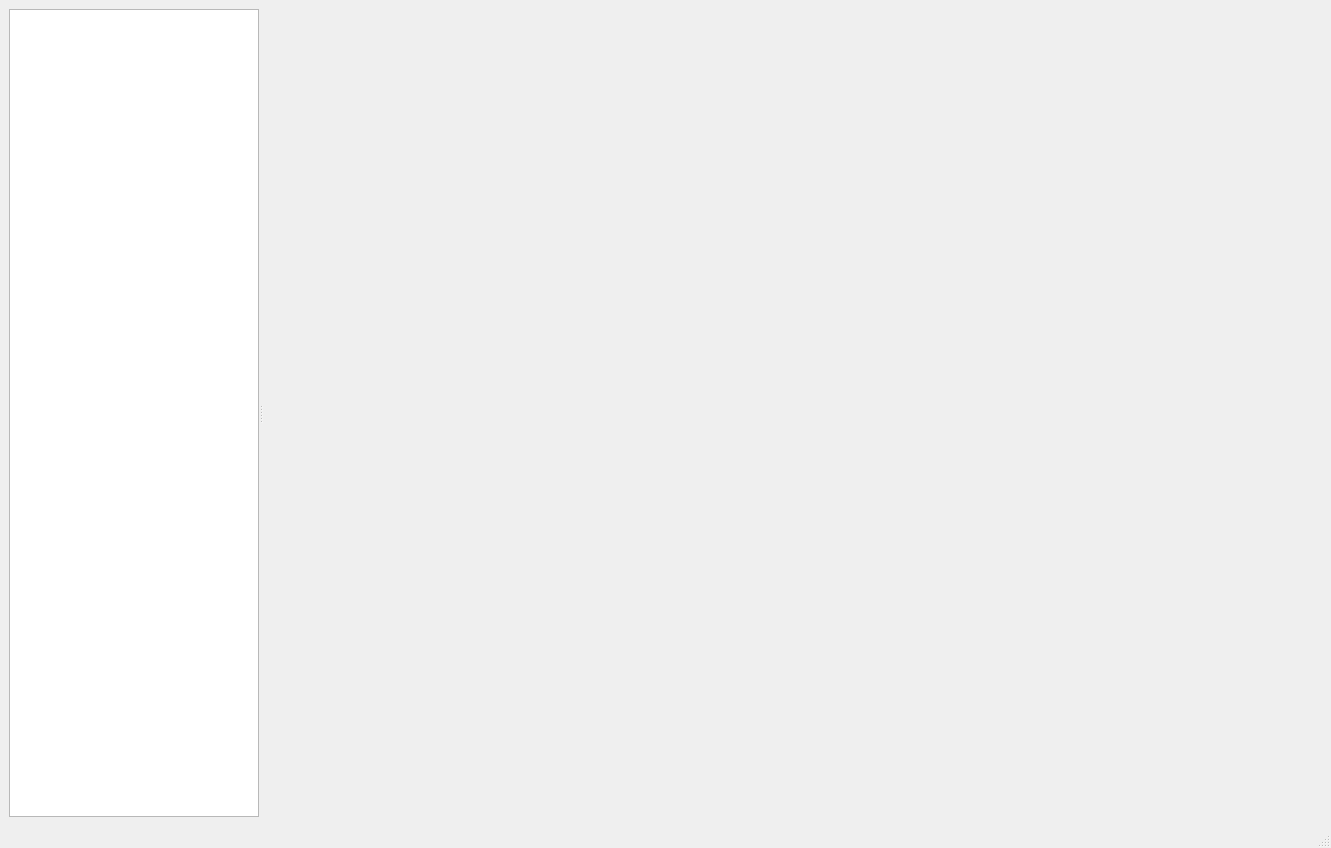
<?xml version="1.0" encoding="UTF-8"?>
<ui version="4.0">
 <class>MainWindow</class>
 <widget class="QMainWindow" name="MainWindow">
  <property name="geometry">
   <rect>
    <x>0</x>
    <y>0</y>
    <width>1331</width>
    <height>848</height>
   </rect>
  </property>
  <property name="minimumSize">
   <size>
    <width>300</width>
    <height>0</height>
   </size>
  </property>
  <property name="windowTitle">
   <string>MainWindow</string>
  </property>
  <widget class="QWidget" name="centralwidget">
   <property name="minimumSize">
    <size>
     <width>0</width>
     <height>0</height>
    </size>
   </property>
   <layout class="QVBoxLayout" name="verticalLayout">
    <item>
     <widget class="QSplitter" name="splitter">
      <property name="orientation">
       <enum>Qt::Horizontal</enum>
      </property>
      <widget class="QTextEdit" name="time_spectra_text">
       <property name="sizePolicy">
        <sizepolicy hsizetype="Minimum" vsizetype="Expanding">
         <horstretch>0</horstretch>
         <verstretch>0</verstretch>
        </sizepolicy>
       </property>
       <property name="minimumSize">
        <size>
         <width>0</width>
         <height>0</height>
        </size>
       </property>
       <property name="maximumSize">
        <size>
         <width>250</width>
         <height>16777215</height>
        </size>
       </property>
       <property name="textInteractionFlags">
        <set>Qt::TextSelectableByKeyboard|Qt::TextSelectableByMouse</set>
       </property>
      </widget>
      <widget class="QFrame" name="time_spectra_plot"/>
     </widget>
    </item>
   </layout>
  </widget>
  <widget class="QMenuBar" name="menubar">
   <property name="geometry">
    <rect>
     <x>0</x>
     <y>0</y>
     <width>1331</width>
     <height>22</height>
    </rect>
   </property>
   <property name="sizePolicy">
    <sizepolicy hsizetype="Minimum" vsizetype="Minimum">
     <horstretch>0</horstretch>
     <verstretch>0</verstretch>
    </sizepolicy>
   </property>
  </widget>
  <widget class="QStatusBar" name="statusbar"/>
  <action name="action1_Data">
   <property name="text">
    <string>1. Data</string>
   </property>
  </action>
  <action name="action2_Normalization">
   <property name="enabled">
    <bool>true</bool>
   </property>
   <property name="text">
    <string>2. Normalization</string>
   </property>
  </action>
  <action name="action3_Binning">
   <property name="text">
    <string>4. Binning</string>
   </property>
  </action>
  <action name="action4_Fitting">
   <property name="text">
    <string>5. Fitting</string>
   </property>
  </action>
  <action name="action5_Results">
   <property name="text">
    <string>6. Strain Mapping</string>
   </property>
  </action>
  <action name="actionAbout">
   <property name="text">
    <string>About ...</string>
   </property>
  </action>
  <action name="action1_Raw_Data">
   <property name="text">
    <string>1. Raw Data</string>
   </property>
  </action>
  <action name="action2_Normalization_2">
   <property name="text">
    <string>2. Normalization</string>
   </property>
  </action>
  <action name="action3_Normalized_Data">
   <property name="text">
    <string>3. Normalized Data</string>
   </property>
  </action>
 </widget>
 <resources/>
 <connections/>
 <slots>
  <slot>sample_import_button_clicked()</slot>
  <slot>time_spectra_import_button_clicked()</slot>
  <slot>open_beam_import_button_clicked()</slot>
  <slot>sample_list_selection_changed()</slot>
  <slot>open_beam_list_selection_changed()</slot>
  <slot>sample_list_right_click()</slot>
  <slot>time_spectra_selection_changed()</slot>
  <slot>load_data_tab_changed()</slot>
  <slot>time_spectra_preview_button_clicked()</slot>
 </slots>
</ui>
